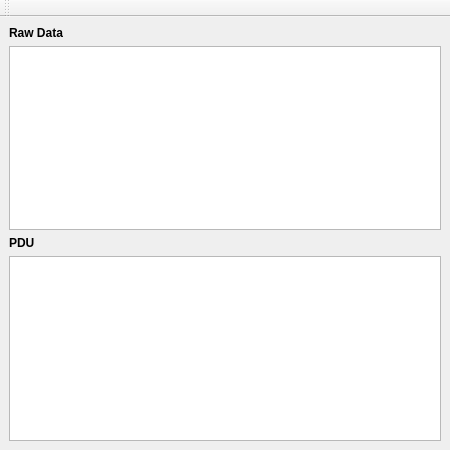
<?xml version="1.0" encoding="UTF-8"?>
<ui version="4.0">
 <class>BusMonitor</class>
 <widget class="QMainWindow" name="BusMonitor">
  <property name="windowModality">
   <enum>Qt::NonModal</enum>
  </property>
  <property name="geometry">
   <rect>
    <x>0</x>
    <y>0</y>
    <width>450</width>
    <height>450</height>
   </rect>
  </property>
  <property name="minimumSize">
   <size>
    <width>450</width>
    <height>450</height>
   </size>
  </property>
  <property name="maximumSize">
   <size>
    <width>450</width>
    <height>450</height>
   </size>
  </property>
  <property name="windowTitle">
   <string>Bus Monitor</string>
  </property>
  <property name="windowIcon">
   <iconset resource="icons/pyModSlaveQt.qrc">
    <normaloff>:/img/view-16.png</normaloff>:/img/view-16.png</iconset>
  </property>
  <widget class="QWidget" name="centralwidget">
   <property name="minimumSize">
    <size>
     <width>450</width>
     <height>400</height>
    </size>
   </property>
   <property name="maximumSize">
    <size>
     <width>16777215</width>
     <height>16777215</height>
    </size>
   </property>
   <layout class="QVBoxLayout" name="verticalLayout">
    <item>
     <layout class="QVBoxLayout" name="verticalLayout_2">
      <item>
       <widget class="QLabel" name="lblRawData">
        <property name="font">
         <font>
          <weight>75</weight>
          <bold>true</bold>
         </font>
        </property>
        <property name="text">
         <string>Raw Data</string>
        </property>
       </widget>
      </item>
      <item>
       <widget class="QListView" name="lstRawData">
        <property name="minimumSize">
         <size>
          <width>0</width>
          <height>0</height>
         </size>
        </property>
        <property name="font">
         <font>
          <pointsize>8</pointsize>
         </font>
        </property>
        <property name="editTriggers">
         <set>QAbstractItemView::NoEditTriggers</set>
        </property>
        <property name="alternatingRowColors">
         <bool>true</bool>
        </property>
        <property name="selectionMode">
         <enum>QAbstractItemView::SingleSelection</enum>
        </property>
        <property name="selectionBehavior">
         <enum>QAbstractItemView::SelectRows</enum>
        </property>
        <property name="selectionRectVisible">
         <bool>false</bool>
        </property>
       </widget>
      </item>
      <item>
       <widget class="QLabel" name="lblPDU">
        <property name="font">
         <font>
          <weight>75</weight>
          <bold>true</bold>
         </font>
        </property>
        <property name="text">
         <string>PDU</string>
        </property>
       </widget>
      </item>
      <item>
       <widget class="QPlainTextEdit" name="txtPDU">
        <property name="readOnly">
         <bool>true</bool>
        </property>
       </widget>
      </item>
     </layout>
    </item>
   </layout>
  </widget>
  <widget class="QToolBar" name="toolBar">
   <property name="windowTitle">
    <string>toolBar</string>
   </property>
   <attribute name="toolBarArea">
    <enum>TopToolBarArea</enum>
   </attribute>
   <attribute name="toolBarBreak">
    <bool>false</bool>
   </attribute>
  </widget>
  <action name="actionClear">
   <property name="icon">
    <iconset resource="icons/pyModSlaveQt.qrc">
     <normaloff>:/img/remove-16.png</normaloff>:/img/remove-16.png</iconset>
   </property>
   <property name="text">
    <string>Clear</string>
   </property>
   <property name="toolTip">
    <string>Clear</string>
   </property>
   <property name="iconVisibleInMenu">
    <bool>true</bool>
   </property>
  </action>
  <action name="actionExit">
   <property name="icon">
    <iconset resource="icons/pyModSlaveQt.qrc">
     <normaloff>:/img/close16.png</normaloff>:/img/close16.png</iconset>
   </property>
   <property name="text">
    <string>Exit</string>
   </property>
   <property name="toolTip">
    <string>Exit</string>
   </property>
  </action>
  <action name="actionSave">
   <property name="icon">
    <iconset resource="icons/pyModSlaveQt.qrc">
     <normaloff>:/img/save-16.png</normaloff>:/img/save-16.png</iconset>
   </property>
   <property name="text">
    <string>Save</string>
   </property>
   <property name="toolTip">
    <string>Save</string>
   </property>
  </action>
  <action name="actionStart_Stop">
   <property name="checkable">
    <bool>true</bool>
   </property>
   <property name="icon">
    <iconset resource="icons/pyModSlaveQt.qrc">
     <normaloff>:/img/run-16.png</normaloff>
     <normalon>:/img/stop-16.png</normalon>:/img/run-16.png</iconset>
   </property>
   <property name="text">
    <string>Start-Stop</string>
   </property>
   <property name="toolTip">
    <string>Start-Stop Monitor</string>
   </property>
  </action>
 </widget>
 <resources>
  <include location="icons/pyModSlaveQt.qrc"/>
 </resources>
 <connections/>
</ui>
